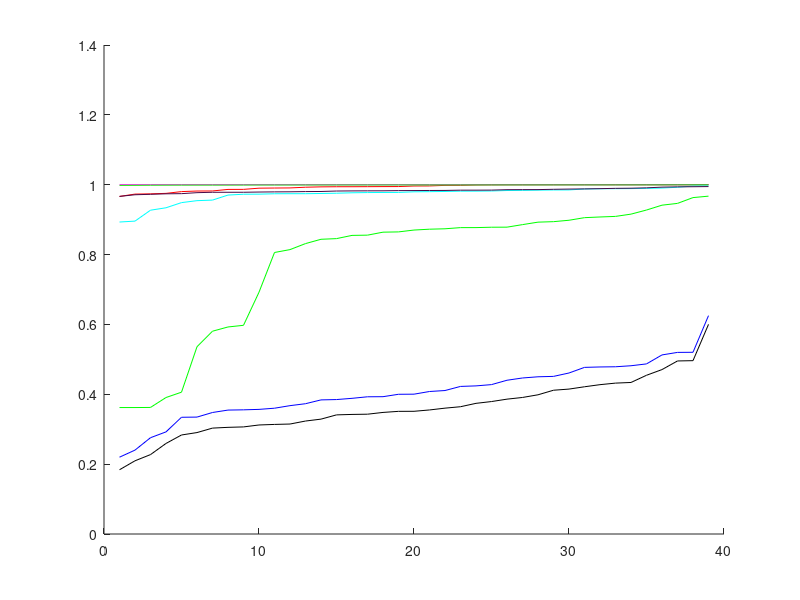

The MATLAB source for this figure:
figure(1)
hold on;

load('./results/results_AMF');
plot(1:39,sort(stat(:,1)),'r');

load('./results/results_BDEC');
plot(1:39,sort(stat(:,1)),'g');

load('./results/results_CLAHE');
plot(1:39,sort(stat(:,1)),'b');

load('./results/results_decorrstretch');
plot(1:39,sort(stat(:,1)),'m');

load('./results/results_hdome');
plot(1:39,sort(stat(:,1)),'k');

load('./results/results_imadjust');
plot(1:39,sort(stat(:,1)),'c');

load('./results/results_imsharpen');
plot(1:39,sort(stat(:,1)),'Color',rand(3,1));

load('./results/results_tophat');
plot(1:39,sort(stat(:,1)),'Color',rand(3,1));








% %Show Absolute Mean Brightness Error
% plot(sort(stat(:,2)),'g');
% hold off;